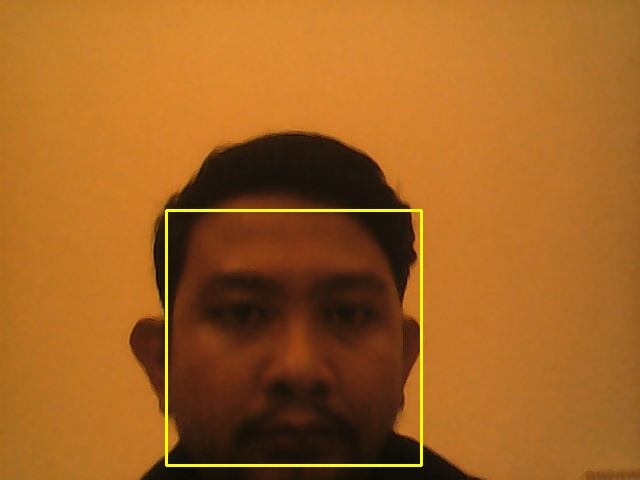
#> input picture dbwajah/227002426009_Mufti Maulana Rahman_K.02_1.jpg, 640 x 480 px; its folder holds only this picture in this run
$ python -i 'Absen dengan Face Detection.py'   (imports and definitions only)
#> lines starting #> are read from the running program, lines starting #| are printed output that depends on the picture
import cv2, os, numpy as np
import tkinter as tk
from PIL import ImageTk, Image
from datetime import datetime

def selesai1():
    intructions.config(text="Rekam Data Selesai!")
def selesai2():
    intructions.config(text="Training Wajah Selesai!")
def selesai3():
    intructions.config(text="Selamat datang, selamat belajar!")
# [34 lines left out: function rekamDataWajah, not called in this run]

def trainingWajah():
    wajah = 'dbwajah'
    latihDir = 'trainingwajah'

    def getImageLabel(path):
#> called with path = 'dbwajah'
        imagePaths = [os.path.join(path, f) for f in os.listdir(path)]
        faceSamples = []
        faceIDs = []
        for imagePath in imagePaths:
            PILimg = Image.open(imagePath).convert('L')
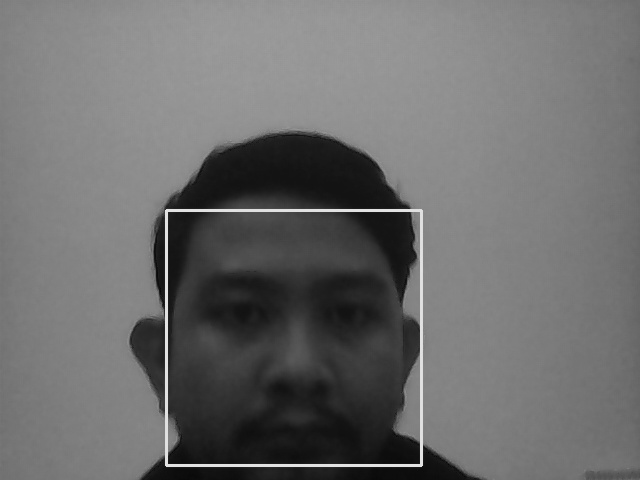
#> PILimg: PIL image 640x480 L; min 5, max 232, mean 108.8
            imgNum = np.array(PILimg, 'uint8')
            faceID = int(os.path.split(imagePath)[-1].split('_')[0])
            faces = faceDetector.detectMultiScale(imgNum)
#> faces = [[168, 214, 250, 250]]
            for (x, y, w, h) in faces:
                faceSamples.append(imgNum[y:y + h, x:x + w])
                faceIDs.append(faceID)
#> this loop made 1 pass
#> after the loop, faceIDs = [227002426009]; faceSamples = 1 item
            return faceSamples, faceIDs

    faceRecognizer = cv2.face.LBPHFaceRecognizer_create()
    faceDetector = cv2.CascadeClassifier('haarcascade_frontalface_default.xml')
    faces, IDs = getImageLabel(wajah)
#> faces = 1 item; IDs = [227002426009]
    faceRecognizer.train(faces, np.array(IDs))
    # simpan
    faceRecognizer.write(latihDir + '/training.xml')
    selesai2()

# [62 lines left out: functions markAttendance, absensiWajah, not called in this run]

# GUI
# [1 line not run here, left out]
# mengatur canvas (window tkinter)
# [1 line that did not run here, left out]
# [2 lines not run here, left out]
# judul
# [1 line that did not run here, left out]
# [1 line not run here, left out]
#credit
# [1 line that did not run here, left out]
# [1 line not run here, left out]
# for entry data nama
# [1 line that did not run here, left out]
# [1 line not run here, left out]
# [1 line that did not run here, left out]
# [1 line not run here, left out]
# for entry data nim
# [1 line that did not run here, left out]
# [1 line not run here, left out]
# [1 line that did not run here, left out]
# [1 line not run here, left out]
# for entry data kelas
# [1 line that did not run here, left out]
# [1 line not run here, left out]
# [1 line that did not run here, left out]
# [3 lines not run here, left out]

# tombol untuk rekam data wajah
# [1 line that did not run here, left out]
# [1 line not run here, left out]
Rekam_text = tk.StringVar()
# [1 line that did not run here, left out]
# [2 lines not run here, left out]

# tombol untuk training wajah
Rekam_text1 = tk.StringVar()
# [1 line that did not run here, left out]
# [2 lines not run here, left out]

# tombol absensi dengan wajah
Rekam_text2 = tk.StringVar()
# [1 line that did not run here, left out]
# [4 lines not run here, left out]

#> (the run stopped early here; a loop or call above may not have finished)

$ run again, on dbwajah/227002426009_Mufti Maulana Rahman_K.02_14.jpg
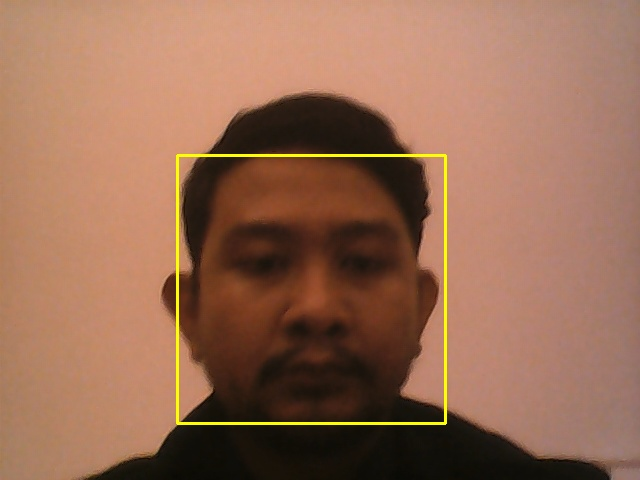
#> input picture dbwajah/227002426009_Mufti Maulana Rahman_K.02_14.jpg, 640 x 480 px
#> in getImageLabel, `PILimg = Image.open(imagePath).convert('L')`:
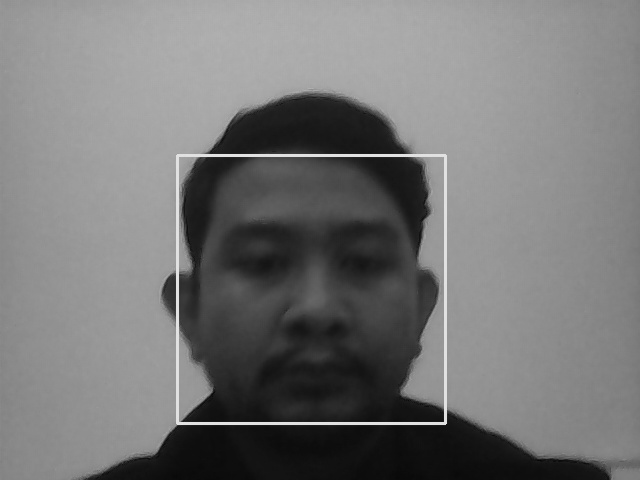
#> PILimg: PIL image 640x480 L; min 4, max 231, mean 118.3
#> in getImageLabel, `faces = faceDetector.detectMultiScale(imgNum)`: faces = [[183, 162, 259, 259]]
#> the loop in getImageLabel, `for (x, y, w, h) in faces:` made 1 pass
#> after the loop in getImageLabel, `for (x, y, w, h) in faces:`: faceIDs = [227002426009]; faceSamples = 1 item
#> in trainingWajah, `faces, IDs = getImageLabel(wajah)`: IDs = [227002426009]
